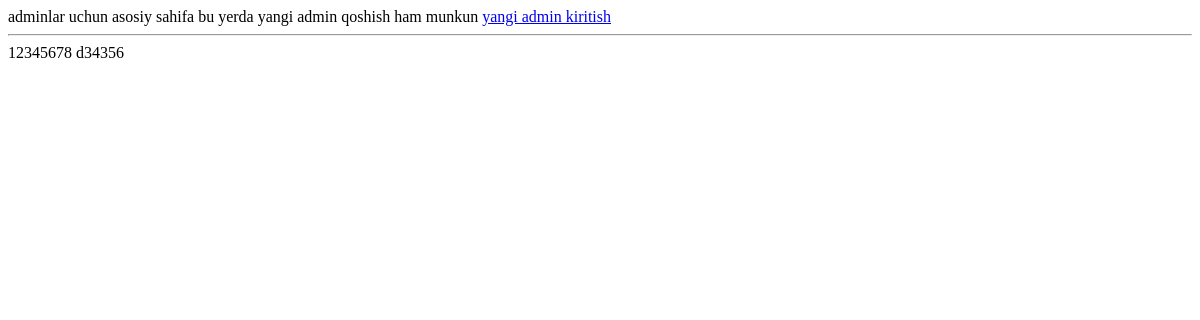
/dekanat_admin/, run on an earlier commit of the app's database.
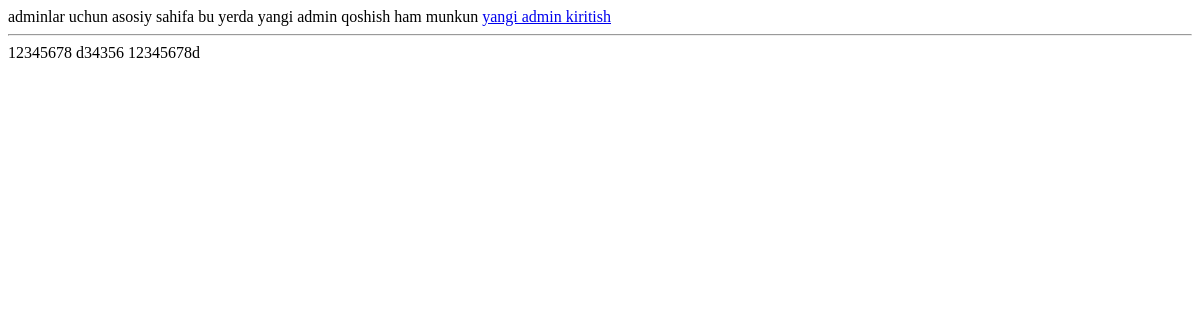
And on a later commit of the database.
### users/models.py (models this page shows)
class User(AbstractUser):
    sharif = models.CharField(max_length=100)
    t_yil = models.CharField(max_length=100, blank=True)
    t_nomer = models.CharField(max_length=200)
    k_yil = models.CharField(max_length=200, blank=True)
    gender = models.CharField(max_length=100, blank=True)
    talim_turi = models.CharField(max_length=100, blank=True)
    fakultet = models.CharField(max_length=100, blank=True)
    yonalish = models.CharField(max_length=100, blank=True)
    kurs = models.CharField(max_length=10, blank=True)
    guruh = models.CharField(max_length=100, blank=True)
    viloyat = models.CharField(max_length=100)
    tuman = models.CharField(max_length=100)
    mfy = models.CharField(max_length=100, blank=True)
    kocha_uy = models.CharField(max_length=100)
    lavozim = models.CharField(max_length=100, blank=True)
    dekanat_fakultet = models.CharField(max_length=100, blank=True)
    dekanat_kafedra = models.CharField(max_length=100, blank=True)
    parol = models.CharField(max_length=100)

### users/views.py (the view)
# urls.py: path('dekanat_admin/', dekanat_admin, name='dekanat_admin'),
def dekanat_admin(request):
    data = User.objects.filter(lavozim='dekanat')
    context = {
        'data':data,
    }
    return render(request, 'adminlar/dekanat/adminlar.html', context)

### templates/adminlar/dekanat/adminlar.html (shortened to what this page needs)
<a href="{% url 'dekanat' %}"> yangi admin kiritish</a>
<hr>
{% for d in data %}
    {{d}}
{% endfor %}

What changed in the data, as far as the page shows it:
added User: username "12345678d"
